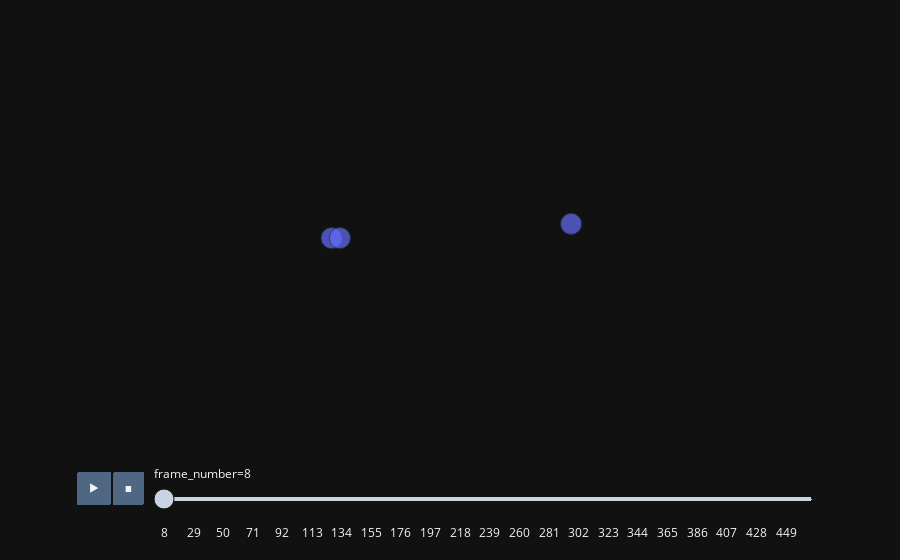

Notebook code for this chart:
### Code cell
fig = px.scatter(dataframe_to_plot,
                x="position_x",
                y="position_y",
                animation_frame="frame_number",
                animation_group="id",
                #color="tags",
                size="display_size",
                hover_name="id",
                log_x=False,
                log_y=False,
                size_max=15,
                range_x=[-30, 30],
                range_y=[-30, 30],
                template="plotly_dark",

                )

fig.update_yaxes(
        scaleanchor="x",
        scaleratio=1,
    )

fig.layout.updatemenus[0].buttons[0].args[1]["frame"]["duration"] = 1000 / 6

fig.update_yaxes(
            scaleanchor="x",
            scaleratio=1,
        )
fig.update_layout(xaxis=dict(showgrid=False),
                      yaxis=dict(showgrid=False)
                      )
fig.update_layout(yaxis_visible=False, yaxis_showticklabels=False)
fig.update_layout(xaxis_visible=False, xaxis_showticklabels=False)

road_data = {
    "A1" : {
        "points" : [
            {
                "x" : -3.4328482151031496,
                "y" : 2.6586153507232668
            },
            {
                "x": -1.2240551710128785,
                "y": 1.053524136543274
            },
            {
                "x": 0.8978608846664429,
                "y": -0.33562904596328738
            },
            {
                "x": 1.250000238418579,
                "y": -2.249999761581421
            }
        ]
    }


}
road_points = []

for road_name, road_value in road_data.items():
    # extract point values from list of points
    a, b,c, d = road_value.get('points')
    print(a,b,c,d)

    a_x, a_y = a.values()
    b_x, b_y = b.values()
    c_x, c_y = c.values()
    d_x, d_y = d.values()
    path = f'M {a_x},{a_y} C {b_x},{b_y} {c_x},{c_y} {d_x}, {d_y}'
    road_points.append(
        dict(
            type="path",
            path=path,
            line_color="white",
        )
    )


fig.update_layout(
    shapes=road_points,
)

fig.show()
